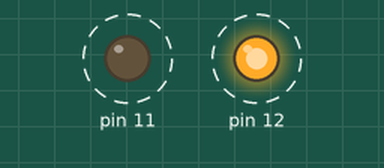
This sketch was run on a simulated Arduino Uno, built with avr-gcc and run on an emulated ATmega328P. On the bench: output pins drawn as LEDs (lit = HIGH). Dashed ring = blinking.

Above: at 0.5 s.
Timing chart, 0 to 4.6 s (numbered marks = the images above):
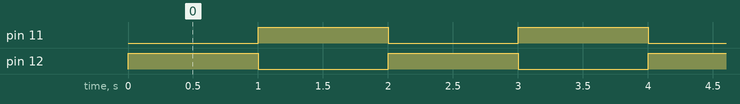

Measured:
- by itself, pin 11, pin 12: alternates HIGH for 1.0 s and LOW for 1.0 s
- by itself, everything shown: repeats every 2.0 s, in 3 steps

The sketch:

Opdr1.ino
```cpp
void setup() {
  // wordt een keer uitgevoerd
  pinMode(12, OUTPUT);
    pinMode(11, OUTPUT);
}

void loop() {
  // code wat wordt herhaald
  digitalWrite(12, HIGH);
  delay(1000);
  digitalWrite(12, LOW);
  digitalWrite(11, HIGH);
  delay(1000);
  digitalWrite(11, LOW);
}
```
